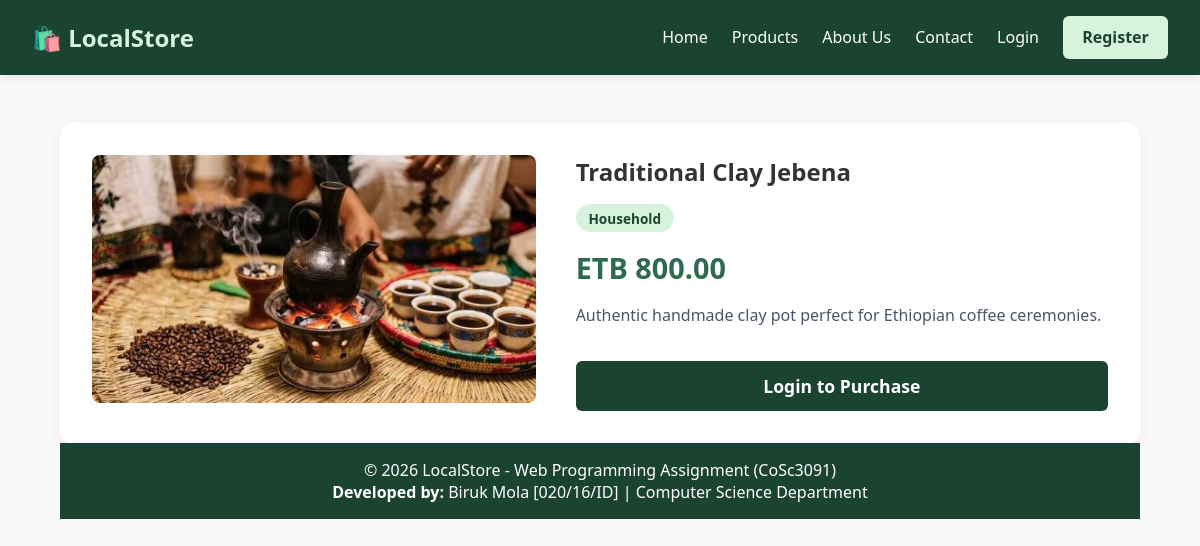
Screenshot of /product_details.php?id=4 with the database file from the repository.
### tables this page shows
CREATE TABLE `products` (
  `id` int(11) NOT NULL,
  `title` varchar(150) NOT NULL,
  `description` text NOT NULL,
  `price` decimal(10,2) NOT NULL,
  `category` varchar(50) NOT NULL,
  `image_url` varchar(255) DEFAULT 'default_product.jpg',
  `created_at` timestamp NOT NULL DEFAULT current_timestamp()
);

### product_details.php (the view, shortened to what this page needs)
<?php
require_once 'db.php';
require_once 'header.php';
$product_id = isset($_GET['id']) ? (int)$_GET['id'] : 0;
$product = null;
if ($product_id > 0) {
    try {
        $stmt = $pdo->prepare("SELECT * FROM products WHERE id = :id");
        $stmt->execute(['id' => $product_id]);
        $product = $stmt->fetch();
    } catch (PDOException $e) {
        $product = null;
    }
}
?>
<?php if ($product): ?>
    <div class="product-details-container">
        <div class="product-details-img">
            <img src="images/<?= htmlspecialchars($product['image_url']); ?>" alt="<?= htmlspecialchars($product['title']); ?>">
        </div>
        <div class="product-details-info">
            <h2><?= htmlspecialchars($product['title']); ?></h2>
            <p class="category-badge"><?= htmlspecialchars($product['category']); ?></p>
            <p class="price-tag">ETB <?= number_format($product['price'], 2); ?></p>
            <p class="full-description"><?= htmlspecialchars($product['description']); ?></p>
            <form method="POST" class="order-form">
                <?php if (isset($_SESSION['user_id'])): ?>
                    <button type="submit" class="btn-primary btn-large">Place Order Now</button>
                <?php else: ?>
                    <a href="login.php" class="btn-secondary btn-large">Login to Purchase</a>
                <?php endif; ?>
            </form>
        </div>
    </div>
<?php endif; ?>
<?php require_once 'footer.php'; ?>

### css/style.css (style rules this page uses)
* { box-sizing: border-box; margin: 0; padding: 0; font-family: 'Segoe UI', Tahoma, Geneva, Verdana, sans-serif; }
body { background-color: #f8f9fa; color: #333; display: flex; flex-direction: column; min-height: 100vh; }
.btn-primary, .btn-secondary, .btn-register, .btn-logout { display: inline-block; padding: 0.65rem 1.2rem; border-radius: 6px; text-decoration: none; text-align: center; cursor: pointer; font-weight: 600; transition: background-color 0.2s ease; }
.btn-secondary { background-color: #1b4332; color: white; border: none; }
.product-details-container { display: flex; gap: 2.5rem; background: white; padding: 2rem; border-radius: 12px; box-shadow: 0 4px 15px rgba(0,0,0,0.06); margin-top: 1rem; flex-wrap: wrap; }
.product-details-img { flex: 1; min-width: 300px; }
.product-details-img img { width: 100%; max-width: 450px; height: auto; object-fit: contain; border-radius: 8px; }
.product-details-info { flex: 1.2; display: flex; flex-direction: column; gap: 1rem; }
.category-badge { display: inline-block; background-color: #d8f3dc; color: #1b4332; padding: 0.3rem 0.8rem; border-radius: 15px; font-size: 0.85rem; font-weight: bold; width: fit-content; }
.price-tag { font-size: 1.8rem; font-weight: bold; color: #2d6a4f; }
.full-description { line-height: 1.6; color: #4a5568; }
.btn-large { width: 100%; padding: 0.8rem; font-size: 1.1rem; margin-top: 1rem; }

### rows the page displays
products: image_url (picture), title "Traditional Clay Jebena", category "Household", price "800.00", description "Authentic handmade clay pot perfect for Ethiopian coffee ceremonies."
